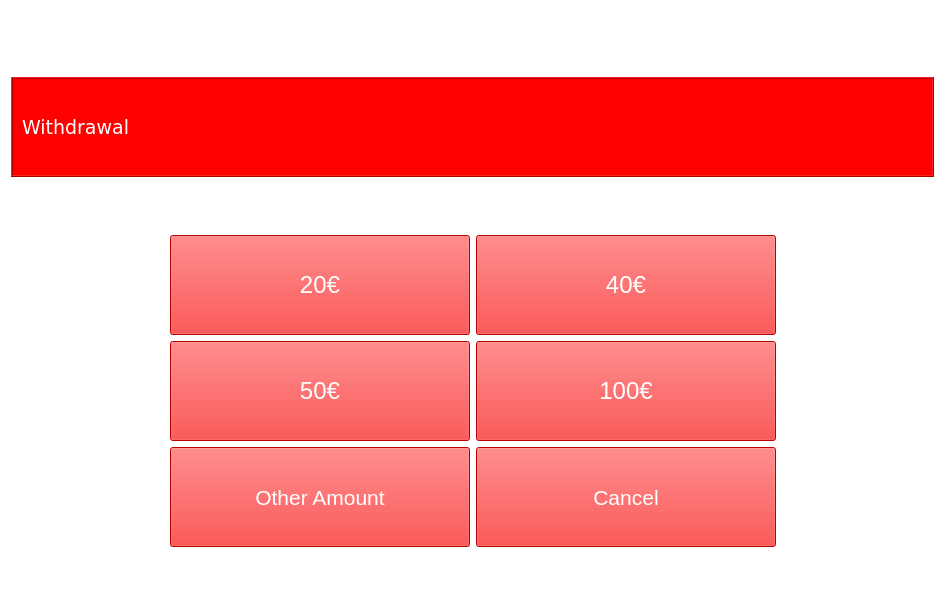
<?xml version="1.0" encoding="UTF-8"?>
<ui version="4.0">
 <class>Withdraw</class>
 <widget class="QWidget" name="Withdraw">
  <property name="geometry">
   <rect>
    <x>0</x>
    <y>0</y>
    <width>945</width>
    <height>610</height>
   </rect>
  </property>
  <property name="windowTitle">
   <string>ATM</string>
  </property>
  <property name="styleSheet">
   <string notr="true">background-color:white;</string>
  </property>
  <layout class="QGridLayout" name="gridLayout_2">
   <item row="0" column="0" colspan="2">
    <widget class="QLabel" name="imgLbl">
     <property name="sizePolicy">
      <sizepolicy hsizetype="Minimum" vsizetype="Minimum">
       <horstretch>0</horstretch>
       <verstretch>0</verstretch>
      </sizepolicy>
     </property>
     <property name="minimumSize">
      <size>
       <width>923</width>
       <height>60</height>
      </size>
     </property>
     <property name="maximumSize">
      <size>
       <width>923</width>
       <height>60</height>
      </size>
     </property>
     <property name="frameShape">
      <enum>QFrame::NoFrame</enum>
     </property>
     <property name="frameShadow">
      <enum>QFrame::Plain</enum>
     </property>
     <property name="text">
      <string/>
     </property>
     <property name="pixmap">
      <pixmap>ATM_Logo.bmp</pixmap>
     </property>
    </widget>
   </item>
   <item row="2" column="0" colspan="2" alignment="Qt::AlignHCenter">
    <widget class="QLabel" name="label">
     <property name="text">
      <string/>
     </property>
    </widget>
   </item>
   <item row="7" column="0" alignment="Qt::AlignRight">
    <widget class="QPushButton" name="fiftyBtn">
     <property name="sizePolicy">
      <sizepolicy hsizetype="Minimum" vsizetype="Minimum">
       <horstretch>0</horstretch>
       <verstretch>0</verstretch>
      </sizepolicy>
     </property>
     <property name="minimumSize">
      <size>
       <width>300</width>
       <height>100</height>
      </size>
     </property>
     <property name="maximumSize">
      <size>
       <width>300</width>
       <height>100</height>
      </size>
     </property>
     <property name="font">
      <font>
       <pointsize>18</pointsize>
      </font>
     </property>
     <property name="styleSheet">
      <string notr="true">color: rgb(255, 255, 255);
background-color: red;</string>
     </property>
     <property name="text">
      <string>50€</string>
     </property>
    </widget>
   </item>
   <item row="9" column="0" alignment="Qt::AlignRight">
    <widget class="QPushButton" name="otherBtn">
     <property name="sizePolicy">
      <sizepolicy hsizetype="Minimum" vsizetype="Minimum">
       <horstretch>0</horstretch>
       <verstretch>0</verstretch>
      </sizepolicy>
     </property>
     <property name="minimumSize">
      <size>
       <width>300</width>
       <height>100</height>
      </size>
     </property>
     <property name="maximumSize">
      <size>
       <width>300</width>
       <height>100</height>
      </size>
     </property>
     <property name="font">
      <font>
       <pointsize>16</pointsize>
      </font>
     </property>
     <property name="styleSheet">
      <string notr="true">color: rgb(255, 255, 255);
background-color: red;</string>
     </property>
     <property name="text">
      <string>Other Amount</string>
     </property>
    </widget>
   </item>
   <item row="4" column="0" alignment="Qt::AlignRight">
    <widget class="QPushButton" name="twentyBtn">
     <property name="sizePolicy">
      <sizepolicy hsizetype="Minimum" vsizetype="Minimum">
       <horstretch>0</horstretch>
       <verstretch>0</verstretch>
      </sizepolicy>
     </property>
     <property name="minimumSize">
      <size>
       <width>300</width>
       <height>100</height>
      </size>
     </property>
     <property name="maximumSize">
      <size>
       <width>300</width>
       <height>100</height>
      </size>
     </property>
     <property name="font">
      <font>
       <pointsize>18</pointsize>
      </font>
     </property>
     <property name="styleSheet">
      <string notr="true">color: rgb(255, 255, 255);
background-color: red;</string>
     </property>
     <property name="text">
      <string>20€</string>
     </property>
    </widget>
   </item>
   <item row="9" column="1" alignment="Qt::AlignLeft">
    <widget class="QPushButton" name="cancelBtn">
     <property name="sizePolicy">
      <sizepolicy hsizetype="Minimum" vsizetype="Minimum">
       <horstretch>0</horstretch>
       <verstretch>0</verstretch>
      </sizepolicy>
     </property>
     <property name="minimumSize">
      <size>
       <width>300</width>
       <height>100</height>
      </size>
     </property>
     <property name="maximumSize">
      <size>
       <width>300</width>
       <height>100</height>
      </size>
     </property>
     <property name="font">
      <font>
       <pointsize>16</pointsize>
      </font>
     </property>
     <property name="styleSheet">
      <string notr="true">color: rgb(255, 255, 255);
background-color: red;</string>
     </property>
     <property name="text">
      <string>Cancel</string>
     </property>
    </widget>
   </item>
   <item row="1" column="0" colspan="2">
    <widget class="QFrame" name="frame">
     <property name="sizePolicy">
      <sizepolicy hsizetype="Minimum" vsizetype="Minimum">
       <horstretch>0</horstretch>
       <verstretch>0</verstretch>
      </sizepolicy>
     </property>
     <property name="minimumSize">
      <size>
       <width>400</width>
       <height>100</height>
      </size>
     </property>
     <property name="maximumSize">
      <size>
       <width>16777215</width>
       <height>100</height>
      </size>
     </property>
     <property name="palette">
      <palette>
       <active>
        <colorrole role="WindowText">
         <brush brushstyle="SolidPattern">
          <color alpha="255">
           <red>0</red>
           <green>0</green>
           <blue>0</blue>
          </color>
         </brush>
        </colorrole>
        <colorrole role="Button">
         <brush brushstyle="SolidPattern">
          <color alpha="255">
           <red>255</red>
           <green>0</green>
           <blue>0</blue>
          </color>
         </brush>
        </colorrole>
        <colorrole role="Light">
         <brush brushstyle="SolidPattern">
          <color alpha="255">
           <red>255</red>
           <green>166</green>
           <blue>168</blue>
          </color>
         </brush>
        </colorrole>
        <colorrole role="Midlight">
         <brush brushstyle="SolidPattern">
          <color alpha="255">
           <red>246</red>
           <green>113</green>
           <blue>115</blue>
          </color>
         </brush>
        </colorrole>
        <colorrole role="Dark">
         <brush brushstyle="SolidPattern">
          <color alpha="255">
           <red>119</red>
           <green>30</green>
           <blue>31</blue>
          </color>
         </brush>
        </colorrole>
        <colorrole role="Mid">
         <brush brushstyle="SolidPattern">
          <color alpha="255">
           <red>159</red>
           <green>40</green>
           <blue>42</blue>
          </color>
         </brush>
        </colorrole>
        <colorrole role="Text">
         <brush brushstyle="SolidPattern">
          <color alpha="255">
           <red>0</red>
           <green>0</green>
           <blue>0</blue>
          </color>
         </brush>
        </colorrole>
        <colorrole role="BrightText">
         <brush brushstyle="SolidPattern">
          <color alpha="255">
           <red>255</red>
           <green>255</green>
           <blue>255</blue>
          </color>
         </brush>
        </colorrole>
        <colorrole role="ButtonText">
         <brush brushstyle="SolidPattern">
          <color alpha="255">
           <red>0</red>
           <green>0</green>
           <blue>0</blue>
          </color>
         </brush>
        </colorrole>
        <colorrole role="Base">
         <brush brushstyle="SolidPattern">
          <color alpha="255">
           <red>255</red>
           <green>0</green>
           <blue>0</blue>
          </color>
         </brush>
        </colorrole>
        <colorrole role="Window">
         <brush brushstyle="SolidPattern">
          <color alpha="255">
           <red>255</red>
           <green>0</green>
           <blue>0</blue>
          </color>
         </brush>
        </colorrole>
        <colorrole role="Shadow">
         <brush brushstyle="SolidPattern">
          <color alpha="255">
           <red>0</red>
           <green>0</green>
           <blue>0</blue>
          </color>
         </brush>
        </colorrole>
        <colorrole role="AlternateBase">
         <brush brushstyle="SolidPattern">
          <color alpha="255">
           <red>246</red>
           <green>157</green>
           <blue>159</blue>
          </color>
         </brush>
        </colorrole>
        <colorrole role="ToolTipBase">
         <brush brushstyle="SolidPattern">
          <color alpha="255">
           <red>255</red>
           <green>255</green>
           <blue>220</blue>
          </color>
         </brush>
        </colorrole>
        <colorrole role="ToolTipText">
         <brush brushstyle="SolidPattern">
          <color alpha="255">
           <red>0</red>
           <green>0</green>
           <blue>0</blue>
          </color>
         </brush>
        </colorrole>
        <colorrole role="PlaceholderText">
         <brush brushstyle="NoBrush">
          <color alpha="128">
           <red>0</red>
           <green>0</green>
           <blue>0</blue>
          </color>
         </brush>
        </colorrole>
       </active>
       <inactive>
        <colorrole role="WindowText">
         <brush brushstyle="SolidPattern">
          <color alpha="255">
           <red>0</red>
           <green>0</green>
           <blue>0</blue>
          </color>
         </brush>
        </colorrole>
        <colorrole role="Button">
         <brush brushstyle="SolidPattern">
          <color alpha="255">
           <red>255</red>
           <green>0</green>
           <blue>0</blue>
          </color>
         </brush>
        </colorrole>
        <colorrole role="Light">
         <brush brushstyle="SolidPattern">
          <color alpha="255">
           <red>255</red>
           <green>166</green>
           <blue>168</blue>
          </color>
         </brush>
        </colorrole>
        <colorrole role="Midlight">
         <brush brushstyle="SolidPattern">
          <color alpha="255">
           <red>246</red>
           <green>113</green>
           <blue>115</blue>
          </color>
         </brush>
        </colorrole>
        <colorrole role="Dark">
         <brush brushstyle="SolidPattern">
          <color alpha="255">
           <red>119</red>
           <green>30</green>
           <blue>31</blue>
          </color>
         </brush>
        </colorrole>
        <colorrole role="Mid">
         <brush brushstyle="SolidPattern">
          <color alpha="255">
           <red>159</red>
           <green>40</green>
           <blue>42</blue>
          </color>
         </brush>
        </colorrole>
        <colorrole role="Text">
         <brush brushstyle="SolidPattern">
          <color alpha="255">
           <red>0</red>
           <green>0</green>
           <blue>0</blue>
          </color>
         </brush>
        </colorrole>
        <colorrole role="BrightText">
         <brush brushstyle="SolidPattern">
          <color alpha="255">
           <red>255</red>
           <green>255</green>
           <blue>255</blue>
          </color>
         </brush>
        </colorrole>
        <colorrole role="ButtonText">
         <brush brushstyle="SolidPattern">
          <color alpha="255">
           <red>0</red>
           <green>0</green>
           <blue>0</blue>
          </color>
         </brush>
        </colorrole>
        <colorrole role="Base">
         <brush brushstyle="SolidPattern">
          <color alpha="255">
           <red>255</red>
           <green>0</green>
           <blue>0</blue>
          </color>
         </brush>
        </colorrole>
        <colorrole role="Window">
         <brush brushstyle="SolidPattern">
          <color alpha="255">
           <red>255</red>
           <green>0</green>
           <blue>0</blue>
          </color>
         </brush>
        </colorrole>
        <colorrole role="Shadow">
         <brush brushstyle="SolidPattern">
          <color alpha="255">
           <red>0</red>
           <green>0</green>
           <blue>0</blue>
          </color>
         </brush>
        </colorrole>
        <colorrole role="AlternateBase">
         <brush brushstyle="SolidPattern">
          <color alpha="255">
           <red>246</red>
           <green>157</green>
           <blue>159</blue>
          </color>
         </brush>
        </colorrole>
        <colorrole role="ToolTipBase">
         <brush brushstyle="SolidPattern">
          <color alpha="255">
           <red>255</red>
           <green>255</green>
           <blue>220</blue>
          </color>
         </brush>
        </colorrole>
        <colorrole role="ToolTipText">
         <brush brushstyle="SolidPattern">
          <color alpha="255">
           <red>0</red>
           <green>0</green>
           <blue>0</blue>
          </color>
         </brush>
        </colorrole>
        <colorrole role="PlaceholderText">
         <brush brushstyle="NoBrush">
          <color alpha="128">
           <red>0</red>
           <green>0</green>
           <blue>0</blue>
          </color>
         </brush>
        </colorrole>
       </inactive>
       <disabled>
        <colorrole role="WindowText">
         <brush brushstyle="SolidPattern">
          <color alpha="255">
           <red>119</red>
           <green>30</green>
           <blue>31</blue>
          </color>
         </brush>
        </colorrole>
        <colorrole role="Button">
         <brush brushstyle="SolidPattern">
          <color alpha="255">
           <red>255</red>
           <green>0</green>
           <blue>0</blue>
          </color>
         </brush>
        </colorrole>
        <colorrole role="Light">
         <brush brushstyle="SolidPattern">
          <color alpha="255">
           <red>255</red>
           <green>166</green>
           <blue>168</blue>
          </color>
         </brush>
        </colorrole>
        <colorrole role="Midlight">
         <brush brushstyle="SolidPattern">
          <color alpha="255">
           <red>246</red>
           <green>113</green>
           <blue>115</blue>
          </color>
         </brush>
        </colorrole>
        <colorrole role="Dark">
         <brush brushstyle="SolidPattern">
          <color alpha="255">
           <red>119</red>
           <green>30</green>
           <blue>31</blue>
          </color>
         </brush>
        </colorrole>
        <colorrole role="Mid">
         <brush brushstyle="SolidPattern">
          <color alpha="255">
           <red>159</red>
           <green>40</green>
           <blue>42</blue>
          </color>
         </brush>
        </colorrole>
        <colorrole role="Text">
         <brush brushstyle="SolidPattern">
          <color alpha="255">
           <red>119</red>
           <green>30</green>
           <blue>31</blue>
          </color>
         </brush>
        </colorrole>
        <colorrole role="BrightText">
         <brush brushstyle="SolidPattern">
          <color alpha="255">
           <red>255</red>
           <green>255</green>
           <blue>255</blue>
          </color>
         </brush>
        </colorrole>
        <colorrole role="ButtonText">
         <brush brushstyle="SolidPattern">
          <color alpha="255">
           <red>119</red>
           <green>30</green>
           <blue>31</blue>
          </color>
         </brush>
        </colorrole>
        <colorrole role="Base">
         <brush brushstyle="SolidPattern">
          <color alpha="255">
           <red>255</red>
           <green>0</green>
           <blue>0</blue>
          </color>
         </brush>
        </colorrole>
        <colorrole role="Window">
         <brush brushstyle="SolidPattern">
          <color alpha="255">
           <red>255</red>
           <green>0</green>
           <blue>0</blue>
          </color>
         </brush>
        </colorrole>
        <colorrole role="Shadow">
         <brush brushstyle="SolidPattern">
          <color alpha="255">
           <red>0</red>
           <green>0</green>
           <blue>0</blue>
          </color>
         </brush>
        </colorrole>
        <colorrole role="AlternateBase">
         <brush brushstyle="SolidPattern">
          <color alpha="255">
           <red>238</red>
           <green>60</green>
           <blue>63</blue>
          </color>
         </brush>
        </colorrole>
        <colorrole role="ToolTipBase">
         <brush brushstyle="SolidPattern">
          <color alpha="255">
           <red>255</red>
           <green>255</green>
           <blue>220</blue>
          </color>
         </brush>
        </colorrole>
        <colorrole role="ToolTipText">
         <brush brushstyle="SolidPattern">
          <color alpha="255">
           <red>0</red>
           <green>0</green>
           <blue>0</blue>
          </color>
         </brush>
        </colorrole>
        <colorrole role="PlaceholderText">
         <brush brushstyle="NoBrush">
          <color alpha="128">
           <red>0</red>
           <green>0</green>
           <blue>0</blue>
          </color>
         </brush>
        </colorrole>
       </disabled>
      </palette>
     </property>
     <property name="autoFillBackground">
      <bool>false</bool>
     </property>
     <property name="styleSheet">
      <string notr="true">background-color:red;</string>
     </property>
     <property name="frameShape">
      <enum>QFrame::Box</enum>
     </property>
     <property name="frameShadow">
      <enum>QFrame::Raised</enum>
     </property>
     <layout class="QGridLayout" name="gridLayout">
      <item row="0" column="0">
       <widget class="QLabel" name="nameLbl">
        <property name="font">
         <font>
          <family>Verdana</family>
          <pointsize>14</pointsize>
         </font>
        </property>
        <property name="styleSheet">
         <string notr="true">QLabel { color : white; }</string>
        </property>
        <property name="text">
         <string>Withdrawal</string>
        </property>
        <property name="textFormat">
         <enum>Qt::AutoText</enum>
        </property>
       </widget>
      </item>
     </layout>
    </widget>
   </item>
   <item row="10" column="0" colspan="2" alignment="Qt::AlignHCenter">
    <widget class="QLabel" name="label_2">
     <property name="text">
      <string/>
     </property>
    </widget>
   </item>
   <item row="7" column="1" alignment="Qt::AlignLeft">
    <widget class="QPushButton" name="hundredBtn">
     <property name="sizePolicy">
      <sizepolicy hsizetype="Minimum" vsizetype="Minimum">
       <horstretch>0</horstretch>
       <verstretch>0</verstretch>
      </sizepolicy>
     </property>
     <property name="minimumSize">
      <size>
       <width>300</width>
       <height>100</height>
      </size>
     </property>
     <property name="maximumSize">
      <size>
       <width>300</width>
       <height>100</height>
      </size>
     </property>
     <property name="font">
      <font>
       <pointsize>18</pointsize>
      </font>
     </property>
     <property name="styleSheet">
      <string notr="true">color: rgb(255, 255, 255);
background-color: red;</string>
     </property>
     <property name="text">
      <string>100€</string>
     </property>
    </widget>
   </item>
   <item row="4" column="1" alignment="Qt::AlignLeft">
    <widget class="QPushButton" name="fourtyBtn">
     <property name="sizePolicy">
      <sizepolicy hsizetype="Minimum" vsizetype="Minimum">
       <horstretch>0</horstretch>
       <verstretch>0</verstretch>
      </sizepolicy>
     </property>
     <property name="minimumSize">
      <size>
       <width>300</width>
       <height>100</height>
      </size>
     </property>
     <property name="maximumSize">
      <size>
       <width>300</width>
       <height>100</height>
      </size>
     </property>
     <property name="font">
      <font>
       <pointsize>18</pointsize>
      </font>
     </property>
     <property name="styleSheet">
      <string notr="true">color: rgb(255, 255, 255);
background-color: red;</string>
     </property>
     <property name="text">
      <string>40€</string>
     </property>
    </widget>
   </item>
  </layout>
 </widget>
 <resources/>
 <connections/>
</ui>
